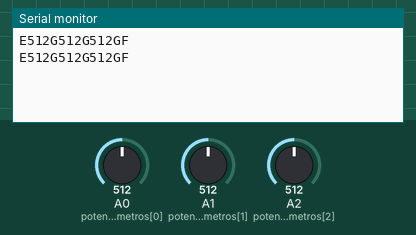
The sketch below on a simulated Arduino Uno, built with avr-gcc and run on an emulated ATmega328P. Shown: the last lines printed to the serial monitor. The test bench sets the inputs (shaded band); at power-on: A0 (potenciometros[0]) = 512, A1 (potenciometros[1]) = 512, A2 (potenciometros[2]) = 512.

Above: at 1.8 s.
1.9 s: A0 (potenciometros[0]) set to 716
At 2.8 s:
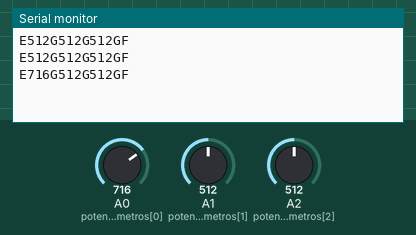
3.4 s: A1 (potenciometros[1]) set to 716
At 4.7 s:
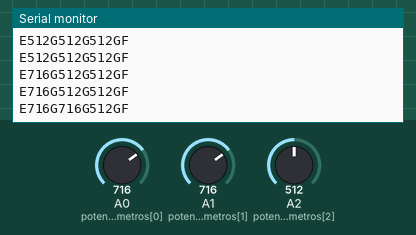
4.9 s: A2 (potenciometros[2]) set to 716
At 5.5 s:
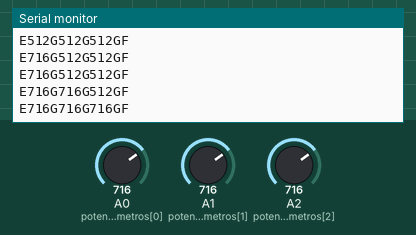
6.4 s: A0 (potenciometros[0]) set to 900
At 7.7 s:
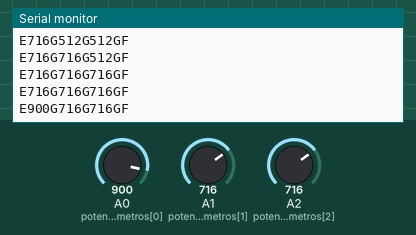
7.9 s: A1 (potenciometros[1]) set to 900
At 8.8 s:
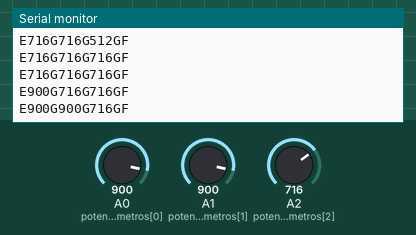
9.4 s: A2 (potenciometros[2]) set to 900
At 10.7 s:
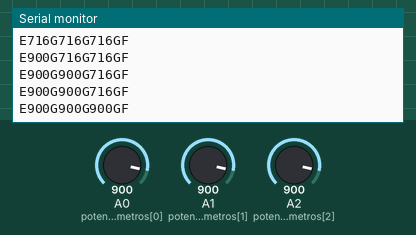
Timing chart, 0 to 11.9 s (numbered marks = the images above; inputs shaded):
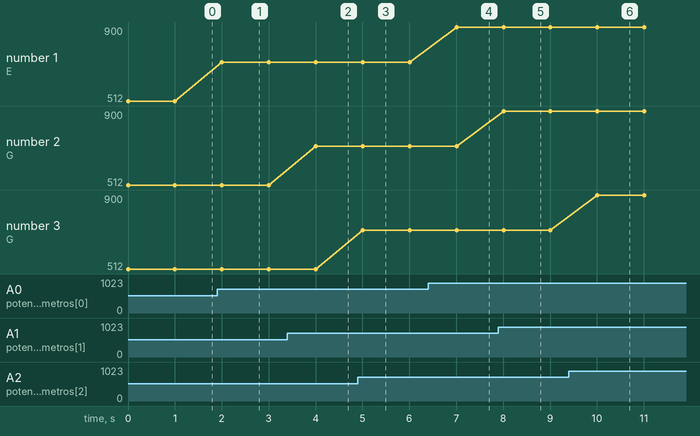

The sketch:

P_6_EnvioEstadosIniciales.ino
```cpp
int potenciometros[] = {A0, A1, A2};

void setup() {
  // put your setup code here, to run once:
  Serial.begin (9600);
  Serial.setTimeout(100);
}

String cad_aux = "E";
int valorTemporal;
String aux;
void loop() {
  // put your main code here, to run repeatedly:

  for (int i = 0; i < 3; i++){
    valorTemporal = analogRead(potenciometros[i]);
    cad_aux += String(valorTemporal) + "G";
  }
  cad_aux += "F";
  Serial.println(cad_aux);
  delay(1000);
  cad_aux = "E";
}
```

Measured:
- after the input at 1.9 s, the serial monitor: prints a new line after 0.10 s (image 1)
- after the input at 3.4 s, the serial monitor: prints a new line after 0.60 s (image 2)
- after the input at 4.9 s, the serial monitor: prints a new line after 0.11 s (image 3)
- after the input at 6.4 s, the serial monitor: prints a new line after 0.61 s (image 4)
- after the input at 7.9 s, the serial monitor: prints a new line after 0.11 s (image 5)
- after the input at 9.4 s, the serial monitor: prints a new line after 0.61 s (image 6)
- plotted number 1: 512 → 716 after the input at 1.9 s, 716 → 900 after the input at 6.4 s
